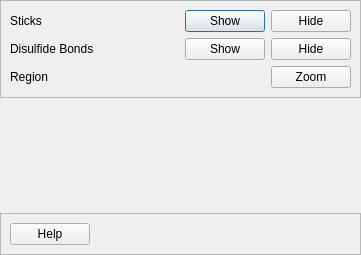
<?xml version="1.0" encoding="UTF-8"?>
<ui version="4.0">
 <class>Dialog</class>
 <widget class="QDialog" name="Dialog">
  <property name="geometry">
   <rect>
    <x>0</x>
    <y>0</y>
    <width>361</width>
    <height>255</height>
   </rect>
  </property>
  <property name="windowTitle">
   <string>Dialog</string>
  </property>
  <layout class="QVBoxLayout" name="verticalLayout_3">
   <property name="leftMargin">
    <number>0</number>
   </property>
   <property name="topMargin">
    <number>0</number>
   </property>
   <property name="rightMargin">
    <number>0</number>
   </property>
   <property name="bottomMargin">
    <number>0</number>
   </property>
   <item>
    <widget class="QFrame" name="frame">
     <property name="frameShape">
      <enum>QFrame::StyledPanel</enum>
     </property>
     <property name="frameShadow">
      <enum>QFrame::Raised</enum>
     </property>
     <layout class="QVBoxLayout" name="verticalLayout_2">
      <item>
       <layout class="QHBoxLayout" name="horizontalLayout">
        <item>
         <widget class="QLabel" name="label_2">
          <property name="text">
           <string>Sticks</string>
          </property>
         </widget>
        </item>
        <item>
         <spacer name="horizontalSpacer_2">
          <property name="orientation">
           <enum>Qt::Horizontal</enum>
          </property>
          <property name="sizeHint" stdset="0">
           <size>
            <width>40</width>
            <height>20</height>
           </size>
          </property>
         </spacer>
        </item>
        <item>
         <widget class="QPushButton" name="btn_sticks_show">
          <property name="text">
           <string>Show</string>
          </property>
         </widget>
        </item>
        <item>
         <widget class="QPushButton" name="btn_sticks_hide">
          <property name="text">
           <string>Hide</string>
          </property>
         </widget>
        </item>
       </layout>
      </item>
      <item>
       <layout class="QHBoxLayout" name="horizontalLayout_3">
        <item>
         <widget class="QLabel" name="label_4">
          <property name="text">
           <string>Disulfide Bonds</string>
          </property>
         </widget>
        </item>
        <item>
         <spacer name="horizontalSpacer_4">
          <property name="orientation">
           <enum>Qt::Horizontal</enum>
          </property>
          <property name="sizeHint" stdset="0">
           <size>
            <width>88</width>
            <height>20</height>
           </size>
          </property>
         </spacer>
        </item>
        <item>
         <widget class="QPushButton" name="btn_disulfide_bonds_show">
          <property name="text">
           <string>Show</string>
          </property>
         </widget>
        </item>
        <item>
         <widget class="QPushButton" name="btn_disulfide_bonds_hide">
          <property name="text">
           <string>Hide</string>
          </property>
         </widget>
        </item>
       </layout>
      </item>
      <item>
       <layout class="QHBoxLayout" name="horizontalLayout_4">
        <item>
         <widget class="QLabel" name="label_3">
          <property name="text">
           <string>Region</string>
          </property>
         </widget>
        </item>
        <item>
         <spacer name="horizontalSpacer_3">
          <property name="orientation">
           <enum>Qt::Horizontal</enum>
          </property>
          <property name="sizeHint" stdset="0">
           <size>
            <width>40</width>
            <height>20</height>
           </size>
          </property>
         </spacer>
        </item>
        <item>
         <widget class="QPushButton" name="btn_position_zoom">
          <property name="text">
           <string>Zoom</string>
          </property>
         </widget>
        </item>
       </layout>
      </item>
     </layout>
    </widget>
   </item>
   <item>
    <spacer name="verticalSpacer">
     <property name="orientation">
      <enum>Qt::Vertical</enum>
     </property>
     <property name="sizeHint" stdset="0">
      <size>
       <width>20</width>
       <height>88</height>
      </size>
     </property>
    </spacer>
   </item>
   <item>
    <widget class="QFrame" name="frame_bottom">
     <property name="frameShape">
      <enum>QFrame::StyledPanel</enum>
     </property>
     <property name="frameShadow">
      <enum>QFrame::Raised</enum>
     </property>
     <layout class="QVBoxLayout" name="verticalLayout">
      <item>
       <layout class="QHBoxLayout" name="horizontalLayout_2">
        <item>
         <widget class="QPushButton" name="btn_help">
          <property name="text">
           <string>Help</string>
          </property>
         </widget>
        </item>
        <item>
         <spacer name="horizontalSpacer">
          <property name="orientation">
           <enum>Qt::Horizontal</enum>
          </property>
          <property name="sizeHint" stdset="0">
           <size>
            <width>628</width>
            <height>20</height>
           </size>
          </property>
         </spacer>
        </item>
       </layout>
      </item>
     </layout>
    </widget>
   </item>
  </layout>
 </widget>
 <resources/>
 <connections/>
</ui>
